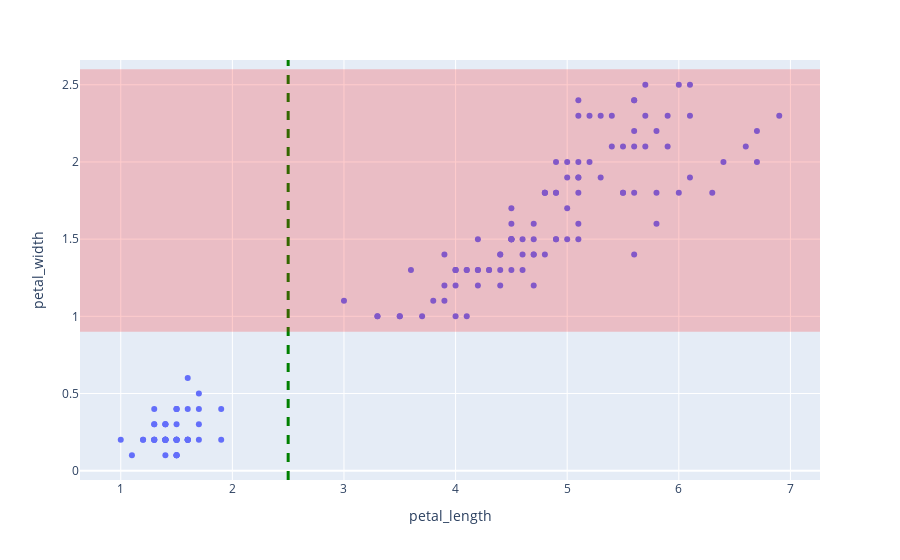

The code cell stored with this chart in its notebook:
### Code cell
df = px.data.iris()
fig = px.scatter(df, x="petal_length", y="petal_width")
fig.add_vline(x=2.5, line_width=3, line_dash="dash", line_color="green")
fig.add_hrect(y0=0.9, y1=2.6, line_width=0, fillcolor="red", opacity=0.2)
fig.show()

### Figure 1 — Plotly figure (JSON) as saved in the notebook; plotly's stock layout.template omitted (floating-point values rounded to 4 significant figures; data arrays with more than 128 entries replaced by an {"elided": "..."} marker saying what was removed)
{"data": [{"hovertemplate": "petal_length=%{x}<br>petal_width=%{y}<extra></extra>", "legendgroup": "", "marker": {"color": "#636efa", "symbol": "circle"}, "mode": "markers", "name": "", "orientation": "v", "showlegend": false, "type": "scatter", "x": {"elided": "150 float values"}, "xaxis": "x", "y": {"elided": "150 float values"}, "yaxis": "y"}], "layout": {"autosize": true, "legend": {"tracegroupgap": 0}, "margin": {"t": 60}, "shapes": [{"line": {"color": "green", "dash": "dash", "width": 3}, "type": "line", "x0": 2.5, "x1": 2.5, "xref": "x", "y0": 0, "y1": 1, "yref": "y domain"}, {"fillcolor": "red", "line": {"width": 0}, "opacity": 0.2, "type": "rect", "x0": 0, "x1": 1, "xref": "x domain", "y0": 0.9, "y1": 2.6, "yref": "y"}], "xaxis": {"anchor": "y", "autorange": true, "domain": [0, 1], "range": [0.6409, 7.259], "title": {"text": "petal_length"}, "type": "linear"}, "yaxis": {"anchor": "x", "autorange": true, "domain": [0, 1], "range": [-0.08583, 2.686], "title": {"text": "petal_width"}, "type": "linear"}}}
